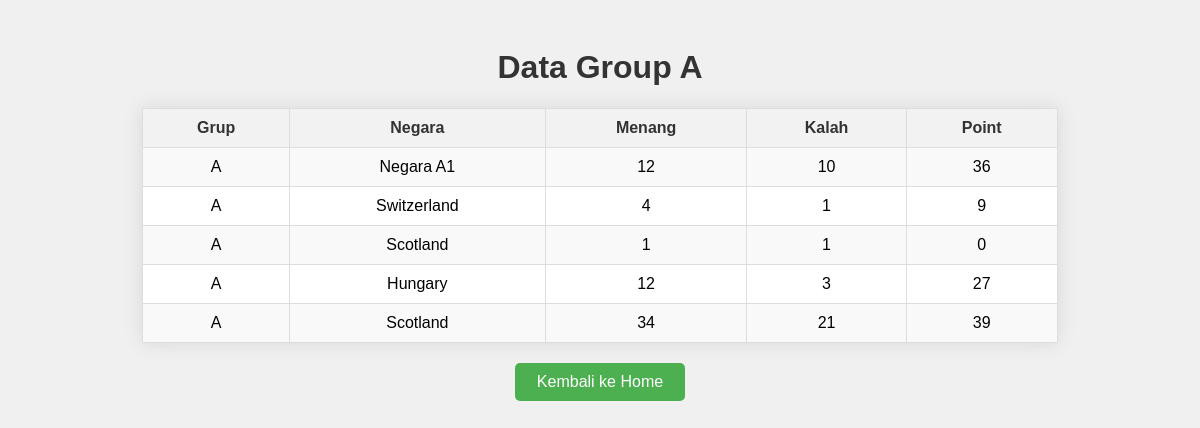
Screenshot of /grup.php with the database file from the repository.
### tables this page shows
CREATE TABLE `uefa_groups` (
  `id` int(11) NOT NULL,
  `grup` varchar(50) NOT NULL,
  `negara` varchar(50) NOT NULL,
  `menang` int(50) NOT NULL,
  `kalah` int(50) NOT NULL,
  `point` int(50) NOT NULL
);

### grup.php (the view, shortened to what this page needs)
<!DOCTYPE html>
<html lang="en">
<head>
</head>
<body>
    <h1>Data Group A</h1>
    <?php
    $servername = "localhost";
    $username = "root";
    $password = "";
    $dbname = "euro_data";
    $conn = new mysqli($servername, $username, $password, $dbname);
    $sql = "SELECT * FROM uefa_groups WHERE grup = 'A'";
    $result = $conn->query($sql);
    if ($result->num_rows > 0) {
        echo "<table>
                <tr>
                    <th>Grup</th>
                    <th>Negara</th>
                    <th>Menang</th>
                    <th>Kalah</th>
                    <th>Point</th>
                </tr>";
        while($row = $result->fetch_assoc()) {
            echo "<tr>
                    <td>".$row["grup"]."</td>
                    <td>".$row["negara"]."</td>
                    <td>".$row["menang"]."</td>
                    <td>".$row["kalah"]."</td>
                    <td>".$row["point"]."</td>
                  </tr>";
        }
        echo "</table>";
    } else {
        echo "Tidak ada data untuk Group A.";
    }
    ?>
    <a href="index.php" class="button">Kembali ke Home</a>
</body>
</html>

### grup.php (style rules this page uses)
body { font-family: Arial, sans-serif; background-color: #f0f0f0; padding: 20px; }
h1 { text-align: center; color: #333; }
table { width: 80%; margin: 20px auto; border-collapse: collapse; box-shadow: 0 0 20px rgba(0, 0, 0, 0.1); background-color: #fff; }
table th, table td { padding: 10px; text-align: center; border: 1px solid #ddd; }
table th { background-color: #f2f2f2; color: #333; }
table tr:nth-child(even) { background-color: #f9f9f9; }
.button { display: block; width: 150px; padding: 10px; text-align: center; margin: 20px auto; background-color: #4CAF50; color: #fff; text-decoration: none; border-radius: 5px; transition: background-color 0.3s ease; }

### rows the page displays
uefa_groups: grup "A", negara "Negara A1", menang "12", kalah "10", point "36"
uefa_groups: grup "A", negara "Switzerland", menang "4", kalah "1", point "9"
uefa_groups: grup "A", negara "Scotland", menang "1", kalah "1", point "0"
uefa_groups: grup "A", negara "Hungary", menang "12", kalah "3", point "27"
uefa_groups: grup "A", negara "Scotland", menang "34", kalah "21", point "39"
